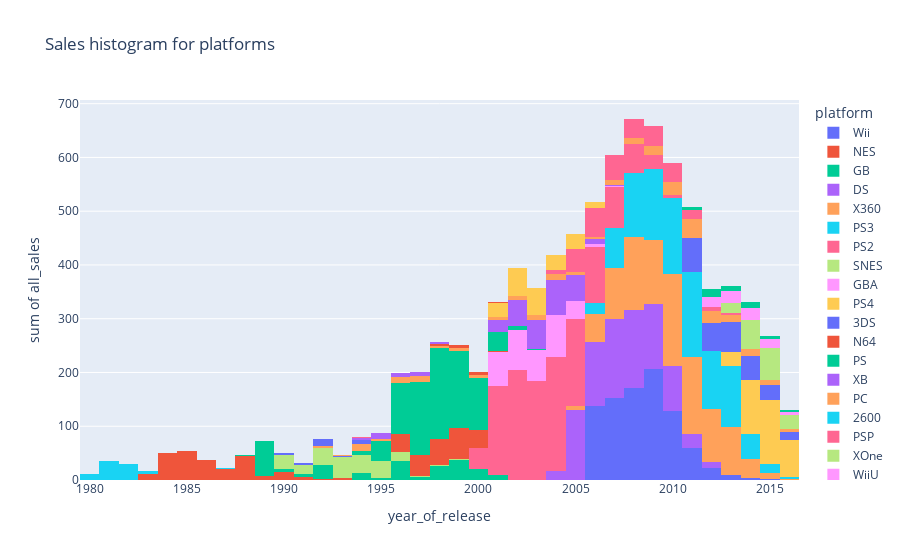

Notebook cell for this chart:
### Code cell
fig = px.histogram(df,
                   x='year_of_release',
                   y='all_sales',
                   color='platform',
                   title='Sales histogram for platforms',
                   histfunc='sum'
                   )
fig.show()

### Figure 1 — Plotly figure (JSON) as saved in the notebook; plotly's stock layout.template omitted (floating-point values rounded to 4 significant figures; data arrays with more than 128 entries replaced by an {"elided": "..."} marker saying what was removed)
{"data": [{"alignmentgroup": "True", "bingroup": "x", "histfunc": "sum", "hovertemplate": "platform=Wii<br>year_of_release=%{x}<br>sum of all_sales=%{y}<extra></extra>", "legendgroup": "Wii", "marker": {"color": "#636efa", "pattern": {"shape": ""}}, "name": "Wii", "offsetgroup": "Wii", "orientation": "v", "showlegend": true, "type": "histogram", "x": {"elided": "1286 int values"}, "xaxis": "x", "y": {"elided": "1286 float values"}, "yaxis": "y"}, {"alignmentgroup": "True", "bingroup": "x", "histfunc": "sum", "hovertemplate": "platform=NES<br>year_of_release=%{x}<br>sum of all_sales=%{y}<extra></extra>", "legendgroup": "NES", "marker": {"color": "#EF553B", "pattern": {"shape": ""}}, "name": "NES", "offsetgroup": "NES", "orientation": "v", "showlegend": true, "type": "histogram", "x": [1985, 1984, 1988, 1988, 1986, 1988, 1990, 1987, 1989, 1984, 1984, 1988, 1985, 1983, 1990, 1986, 1987, 1986, 1986, 1987, 1986, 1988, 1987, 1983, 1990, 1986, 1984, 1987, 1988, 1983, 1985, 1986, 1984, 1986, 1993, 1991, 1989, 1986, 1988, 1984, 1984, 1988, 1986, 1985, 1990, 1984, 1987, 1990, 1991, 1986, 1985, 1984, 1988, 1987, 1986, 1984, 1986, 1986, 1990, 1988, 1990, 1986, 1986, 1983, 1992, 1983, 1984, 1989, 1983, 1985, 1986, 1985, 1985, 1991, 1993, 1986, 1987, 1991, 1985, 1989, 1987, 1984, 1987, 1992, 1988, 1984, 1986, 1993, 1985, 1991, 1985, 1993, 1991, 1990, 1991, 1994, 1992, 1989], "xaxis": "x", "y": [40.24, 28.31, 17.28, 7.46, 6.5, 5.58, 4.84, 4.38, 4.17, 4.16, 4, 3.87, 3.5, 3.2, 3.12, 3.08, 3.02, 2.73, 2.65, 2.56, 2.52, 2.42, 2.4, 2.28, 2.23, 2.2, 2.17, 2.15, 2.14, 2.14, 1.96, 1.96, 1.85, 1.76, 1.75, 1.75, 1.67, 1.64, 1.56, 1.52, 1.52, 1.51, 1.5, 1.5, 1.48, 1.45, 1.42, 1.4, 1.39, 1.36, 1.32, 1.27, 1.25, 1.25, 1.23, 1.22, 1.2, 1.2, 1.19, 1.18, 1.17, 1.15, 1.15, 1.13, 1.12, 1.11, 1.1, 1.1, 1.1, 1.05, 1.05, 1.03, 1, 1, 0.98, 0.96, 0.93, 0.93, 0.92, 0.85, 0.84, 0.82, 0.81, 0.79, 0.76, 0.69, 0.57, 0.52, 0.51, 0.44, 0.41, 0.36, 0.32, 0.3, 0.28, 0.11, 0.07, 0.06], "yaxis": "y"}, {"alignmentgroup": "True", "bingroup": "x", "histfunc": "sum", "hovertemplate": "platform=GB<br>year_of_release=%{x}<br>sum of all_sales=%{y}<extra></extra>", "legendgroup": "GB", "marker": {"color": "#00cc96", "pattern": {"shape": ""}}, "name": "GB", "offsetgroup": "GB", "orientation": "v", "showlegend": true, "type": "histogram", "x": [1996, 1989, 1999, 1989, 1998, 1992, 2000, 1989, 1999, 1994, 1992, 1999, 1994, 1992, 1998, 1990, 1994, 1995, 1996, 1998, 1998, 2000, 1992, 2000, 2000, 1989, 1989, 1989, 1998, 2001, 2001, 1991, 2001, 1992, 1989, 1998, 2001, 1997, 1996, 1997, 1988, 2000, 1989, 1992, 2000, 1997, 1999, 1989, 2000, 1990, 1991, 1989, 1999, 1997, 2001, 2000, 2000, 1999, 1991, 1991, 1995, 2001, 1999, 1997, 2001, 1998, 1991, 1997, 1996, 1990, 1995, 1999, 1995, 1999, 1991, 1991, 2000, 1996, 2000, 2000, 1997, 1992, 1996, 1997, 2000, 1991, 1999, 2000, 2001, 2000, 1999, 2001, 2000, 2001, 2000, 1998, 1991], "xaxis": "x", "y": [31.38, 30.26, 23.09, 18.14, 14.64, 11.18, 6.39, 5.34, 5.31, 5.19, 5.13, 5.07, 3.91, 3.84, 3.7, 3.41, 3.08, 2.36, 2.35, 2.35, 2.21, 2.19, 2.19, 2.19, 2.18, 2.12, 1.99, 1.94, 1.93, 1.92, 1.86, 1.76, 1.73, 1.68, 1.61, 1.62, 1.56, 1.48, 1.45, 1.45, 1.43, 1.34, 1.28, 1.24, 1.23, 1.22, 1.22, 1.19, 1.18, 1.15, 1.14, 1.1, 1.1, 1, 0.89, 0.83, 0.81, 0.77, 0.76, 0.73, 0.62, 0.56, 0.54, 0.4, 0.39, 0.38, 0.38, 0.37, 0.35, 0.33, 0.32, 0.31, 0.3, 0.3, 0.28, 0.28, 0.28, 0.27, 0.27, 0.25, 0.23, 0.23, 0.23, 0.22, 0.2, 0.18, 0.17, 0.14, 0.14, 0.14, 0.12, 0.12, 0.07, 0.07, 0.07, 0.07, 0.06], "yaxis": "y"}, {"alignmentgroup": "True", "bingroup": "x", "histfunc": "sum", "hovertemplate": "platform=DS<br>year_of_release=%{x}<br>sum of all_sales=%{y}<extra></extra>", "legendgroup": "DS", "marker": {"color": "#ab63fa", "pattern": {"shape": ""}}, "name": "DS", "offsetgroup": "DS", "orientation": "v", "showlegend": true, "type": "histogram", "x": {"elided": "2121 int values"}, "xaxis": "x", "y": {"elided": "2121 float values"}, "yaxis": "y"}, {"alignmentgroup": "True", "bingroup": "x", "histfunc": "sum", "hovertemplate": "platform=X360<br>year_of_release=%{x}<br>sum of all_sales=%{y}<extra></extra>", "legendgroup": "X360", "marker": {"color": "#FFA15A", "pattern": {"shape": ""}}, "name": "X360", "offsetgroup": "X360", "orientation": "v", "showlegend": true, "type": "histogram", "x": {"elided": "1232 int values"}, "xaxis": "x", "y": {"elided": "1232 float values"}, "yaxis": "y"}, {"alignmentgroup": "True", "bingroup": "x", "histfunc": "sum", "hovertemplate": "platform=PS3<br>year_of_release=%{x}<br>sum of all_sales=%{y}<extra></extra>", "legendgroup": "PS3", "marker": {"color": "#19d3f3", "pattern": {"shape": ""}}, "name": "PS3", "offsetgroup": "PS3", "orientation": "v", "showlegend": true, "type": "histogram", "x": {"elided": "1306 int values"}, "xaxis": "x", "y": {"elided": "1306 float values"}, "yaxis": "y"}, {"alignmentgroup": "True", "bingroup": "x", "histfunc": "sum", "hovertemplate": "platform=PS2<br>year_of_release=%{x}<br>sum of all_sales=%{y}<extra></extra>", "legendgroup": "PS2", "marker": {"color": "#FF6692", "pattern": {"shape": ""}}, "name": "PS2", "offsetgroup": "PS2", "orientation": "v", "showlegend": true, "type": "histogram", "x": {"elided": "2127 int values"}, "xaxis": "x", "y": {"elided": "2127 float values"}, "yaxis": "y"}, {"alignmentgroup": "True", "bingroup": "x", "histfunc": "sum", "hovertemplate": "platform=SNES<br>year_of_release=%{x}<br>sum of all_sales=%{y}<extra></extra>", "legendgroup": "SNES", "marker": {"color": "#B6E880", "pattern": {"shape": ""}}, "name": "SNES", "offsetgroup": "SNES", "orientation": "v", "showlegend": true, "type": "histogram", "x": {"elided": "239 int values"}, "xaxis": "x", "y": {"elided": "239 float values"}, "yaxis": "y"}, {"alignmentgroup": "True", "bingroup": "x", "histfunc": "sum", "hovertemplate": "platform=GBA<br>year_of_release=%{x}<br>sum of all_sales=%{y}<extra></extra>", "legendgroup": "GBA", "marker": {"color": "#FF97FF", "pattern": {"shape": ""}}, "name": "GBA", "offsetgroup": "GBA", "orientation": "v", "showlegend": true, "type": "histogram", "x": {"elided": "811 int values"}, "xaxis": "x", "y": {"elided": "811 float values"}, "yaxis": "y"}, {"alignmentgroup": "True", "bingroup": "x", "histfunc": "sum", "hovertemplate": "platform=PS4<br>year_of_release=%{x}<br>sum of all_sales=%{y}<extra></extra>", "legendgroup": "PS4", "marker": {"color": "#FECB52", "pattern": {"shape": ""}}, "name": "PS4", "offsetgroup": "PS4", "orientation": "v", "showlegend": true, "type": "histogram", "x": {"elided": "392 int values"}, "xaxis": "x", "y": {"elided": "392 float values"}, "yaxis": "y"}, {"alignmentgroup": "True", "bingroup": "x", "histfunc": "sum", "hovertemplate": "platform=3DS<br>year_of_release=%{x}<br>sum of all_sales=%{y}<extra></extra>", "legendgroup": "3DS", "marker": {"color": "#636efa", "pattern": {"shape": ""}}, "name": "3DS", "offsetgroup": "3DS", "orientation": "v", "showlegend": true, "type": "histogram", "x": {"elided": "512 int values"}, "xaxis": "x", "y": {"elided": "512 float values"}, "yaxis": "y"}, {"alignmentgroup": "True", "bingroup": "x", "histfunc": "sum", "hovertemplate": "platform=N64<br>year_of_release=%{x}<br>sum of all_sales=%{y}<extra></extra>", "legendgroup": "N64", "marker": {"color": "#EF553B", "pattern": {"shape": ""}}, "name": "N64", "offsetgroup": "N64", "orientation": "v", "showlegend": true, "type": "histogram", "x": {"elided": "316 int values"}, "xaxis": "x", "y": {"elided": "316 float values"}, "yaxis": "y"}, {"alignmentgroup": "True", "bingroup": "x", "histfunc": "sum", "hovertemplate": "platform=PS<br>year_of_release=%{x}<br>sum of all_sales=%{y}<extra></extra>", "legendgroup": "PS", "marker": {"color": "#00cc96", "pattern": {"shape": ""}}, "name": "PS", "offsetgroup": "PS", "orientation": "v", "showlegend": true, "type": "histogram", "x": {"elided": "1190 int values"}, "xaxis": "x", "y": {"elided": "1190 float values"}, "yaxis": "y"}, {"alignmentgroup": "True", "bingroup": "x", "histfunc": "sum", "hovertemplate": "platform=XB<br>year_of_release=%{x}<br>sum of all_sales=%{y}<extra></extra>", "legendgroup": "XB", "marker": {"color": "#ab63fa", "pattern": {"shape": ""}}, "name": "XB", "offsetgroup": "XB", "orientation": "v", "showlegend": true, "type": "histogram", "x": {"elided": "803 int values"}, "xaxis": "x", "y": {"elided": "803 float values"}, "yaxis": "y"}, {"alignmentgroup": "True", "bingroup": "x", "histfunc": "sum", "hovertemplate": "platform=PC<br>year_of_release=%{x}<br>sum of all_sales=%{y}<extra></extra>", "legendgroup": "PC", "marker": {"color": "#FFA15A", "pattern": {"shape": ""}}, "name": "PC", "offsetgroup": "PC", "orientation": "v", "showlegend": true, "type": "histogram", "x": {"elided": "957 int values"}, "xaxis": "x", "y": {"elided": "957 float values"}, "yaxis": "y"}, {"alignmentgroup": "True", "bingroup": "x", "histfunc": "sum", "hovertemplate": "platform=2600<br>year_of_release=%{x}<br>sum of all_sales=%{y}<extra></extra>", "legendgroup": "2600", "marker": {"color": "#19d3f3", "pattern": {"shape": ""}}, "name": "2600", "offsetgroup": "2600", "orientation": "v", "showlegend": true, "type": "histogram", "x": [1982, 1981, 1980, 1980, 1981, 1981, 1981, 1981, 1982, 1981, 1982, 1981, 1981, 1983, 1981, 1982, 1980, 1982, 1981, 1982, 1982, 1981, 1980, 1981, 1981, 1982, 1981, 1981, 1982, 1983, 1982, 1981, 1980, 1983, 1981, 1982, 1981, 1981, 1982, 1987, 1982, 1982, 1982, 1981, 1981, 1982, 1982, 1982, 1982, 1988, 1983, 1982, 1982, 1981, 1982, 1980, 1983, 1981, 1989, 1987, 1983, 1985, 1981, 1987, 1981, 1981, 1983, 1981, 1982, 1982, 1981, 1981, 1982, 1986, 1981, 1981, 1980, 1983, 1982, 1981, 1982, 1981, 1983, 1981, 1982, 1982, 1981, 1986, 1983, 1981, 1982, 1982, 1984, 1980, 1981, 1987, 1982, 1981, 1980, 1988, 1981, 1981, 1982, 1981, 1981, 1981, 1981, 1983, 1982, 1981, 1982, 1989, 1982, 1981, 1987, 1987], "xaxis": "x", "y": [7.81, 4.5, 4.31, 2.76, 2.2, 2.13, 1.97, 1.66, 1.64, 1.6, 1.59, 1.46, 1.35, 1.31, 1.27, 1.18, 1.15, 1.12, 1.1, 1.1, 1.08, 1.05, 1.05, 0.96, 0.93, 0.87, 0.82, 0.79, 0.78, 0.78, 0.78, 0.77, 0.77, 0.77, 0.73, 0.72, 0.7, 0.67, 0.67, 0.65, 0.63, 0.62, 0.62, 0.59, 0.59, 0.59, 0.56, 0.54, 0.54, 0.51, 0.51, 0.51, 0.5, 0.5, 0.5, 0.5, 0.49, 0.48, 0.48, 0.46, 0.46, 0.45, 0.44, 0.44, 0.45, 0.42, 0.4, 0.4, 0.39, 0.39, 0.39, 0.38, 0.37, 0.37, 0.37, 0.35, 0.34, 0.34, 0.34, 0.34, 0.34, 0.34, 0.33, 0.32, 0.32, 0.31, 0.31, 0.3, 0.29, 0.29, 0.28, 0.28, 0.27, 0.27, 0.25, 0.25, 0.24, 0.23, 0.23, 0.23, 0.23, 0.22, 0.22, 0.22, 0.22, 0.21, 0.19, 0.16, 0.16, 0.16, 0.15, 0.15, 0.14, 0.13, 0.07, 0.07], "yaxis": "y"}, {"alignmentgroup": "True", "bingroup": "x", "histfunc": "sum", "hovertemplate": "platform=PSP<br>year_of_release=%{x}<br>sum of all_sales=%{y}<extra></extra>", "legendgroup": "PSP", "marker": {"color": "#FF6692", "pattern": {"shape": ""}}, "name": "PSP", "offsetgroup": "PSP", "orientation": "v", "showlegend": true, "type": "histogram", "x": {"elided": "1193 int values"}, "xaxis": "x", "y": {"elided": "1193 float values"}, "yaxis": "y"}, {"alignmentgroup": "True", "bingroup": "x", "histfunc": "sum", "hovertemplate": "platform=XOne<br>year_of_release=%{x}<br>sum of all_sales=%{y}<extra></extra>", "legendgroup": "XOne", "marker": {"color": "#B6E880", "pattern": {"shape": ""}}, "name": "XOne", "offsetgroup": "XOne", "orientation": "v", "showlegend": true, "type": "histogram", "x": {"elided": "247 int values"}, "xaxis": "x", "y": {"elided": "247 float values"}, "yaxis": "y"}, {"alignmentgroup": "True", "bingroup": "x", "histfunc": "sum", "hovertemplate": "platform=WiiU<br>year_of_release=%{x}<br>sum of all_sales=%{y}<extra></extra>", "legendgroup": "WiiU", "marker": {"color": "#FF97FF", "pattern": {"shape": ""}}, "name": "WiiU", "offsetgroup": "WiiU", "orientation": "v", "showlegend": true, "type": "histogram", "x": {"elided": "147 int values"}, "xaxis": "x", "y": {"elided": "147 float values"}, "yaxis": "y"}, {"alignmentgroup": "True", "bingroup": "x", "histfunc": "sum", "hovertemplate": "platform=GC<br>year_of_release=%{x}<br>sum of all_sales=%{y}<extra></extra>", "legendgroup": "GC", "marker": {"color": "#FECB52", "pattern": {"shape": ""}}, "name": "GC", "offsetgroup": "GC", "orientation": "v", "showlegend": true, "type": "histogram", "x": {"elided": "542 int values"}, "xaxis": "x", "y": {"elided": "542 float values"}, "yaxis": "y"}, {"alignmentgroup": "True", "bingroup": "x", "histfunc": "sum", "hovertemplate": "platform=GEN<br>year_of_release=%{x}<br>sum of all_sales=%{y}<extra></extra>", "legendgroup": "GEN", "marker": {"color": "#636efa", "pattern": {"shape": ""}}, "name": "GEN", "offsetgroup": "GEN", "orientation": "v", "showlegend": true, "type": "histogram", "x": [1992, 1991, 1992, 1990, 1992, 1994, 1994, 1992, 1994, 1994, 1994, 1994, 1993, 1993, 1994, 1992, 1992, 1994, 1994, 1993, 1993, 1993, 1993, 1993, 1994, 1994, 1994], "xaxis": "x", "y": [6.02, 4.33, 2.67, 2.6, 2.05, 1.82, 1.76, 1.65, 1.42, 1.34, 1.12, 0.26, 0.19, 0.15, 0.14, 0.13, 0.12, 0.08, 0.08, 0.07, 0.07, 0.07, 0.05, 0.05, 0.04, 0.04, 0.03], "yaxis": "y"}, {"alignmentgroup": "True", "bingroup": "x", "histfunc": "sum", "hovertemplate": "platform=DC<br>year_of_release=%{x}<br>sum of all_sales=%{y}<extra></extra>", "legendgroup": "DC", "marker": {"color": "#EF553B", "pattern": {"shape": ""}}, "name": "DC", "offsetgroup": "DC", "orientation": "v", "showlegend": true, "type": "histogram", "x": [1998, 2000, 1999, 1999, 2000, 2000, 1999, 1999, 1998, 1999, 1999, 2001, 1999, 2002, 1998, 1999, 2000, 2000, 2000, 2001, 2000, 1999, 2001, 1998, 2000, 2000, 2000, 2001, 2001, 2000, 1999, 1999, 1999, 2000, 2000, 1999, 2000, 1998, 2000, 2000, 2001, 1998, 2000, 1998, 2000, 2000, 1999, 2001, 2001, 2008, 2000, 2007], "xaxis": "x", "y": [2.41, 1.81, 1.19, 1.18, 1.14, 1.09, 0.52, 0.41, 0.37, 0.36, 0.34, 0.33, 0.32, 0.29, 0.26, 0.23, 0.22, 0.2, 0.2, 0.19, 0.18, 0.17, 0.15, 0.14, 0.14, 0.14, 0.13, 0.12, 0.12, 0.11, 0.1, 0.1, 0.1, 0.1, 0.09, 0.09, 0.08, 0.08, 0.08, 0.07, 0.07, 0.06, 0.06, 0.06, 0.06, 0.05, 0.05, 0.05, 0.04, 0.04, 0.04, 0.02], "yaxis": "y"}, {"alignmentgroup": "True", "bingroup": "x", "histfunc": "sum", "hovertemplate": "platform=PSV<br>year_of_release=%{x}<br>sum of all_sales=%{y}<extra></extra>", "legendgroup": "PSV", "marker": {"color": "#00cc96", "pattern": {"shape": ""}}, "name": "PSV", "offsetgroup": "PSV", "orientation": "v", "showlegend": true, "type": "histogram", "x": {"elided": "429 int values"}, "xaxis": "x", "y": {"elided": "429 float values"}, "yaxis": "y"}, {"alignmentgroup": "True", "bingroup": "x", "histfunc": "sum", "hovertemplate": "platform=SAT<br>year_of_release=%{x}<br>sum of all_sales=%{y}<extra></extra>", "legendgroup": "SAT", "marker": {"color": "#ab63fa", "pattern": {"shape": ""}}, "name": "SAT", "offsetgroup": "SAT", "orientation": "v", "showlegend": true, "type": "histogram", "x": {"elided": "173 int values"}, "xaxis": "x", "y": {"elided": "173 float values"}, "yaxis": "y"}, {"alignmentgroup": "True", "bingroup": "x", "histfunc": "sum", "hovertemplate": "platform=SCD<br>year_of_release=%{x}<br>sum of all_sales=%{y}<extra></extra>", "legendgroup": "SCD", "marker": {"color": "#FFA15A", "pattern": {"shape": ""}}, "name": "SCD", "offsetgroup": "SCD", "orientation": "v", "showlegend": true, "type": "histogram", "x": [1993, 1994, 1994, 1994, 1994, 1994], "xaxis": "x", "y": [1.5, 0.14, 0.07, 0.06, 0.05, 0.04], "yaxis": "y"}, {"alignmentgroup": "True", "bingroup": "x", "histfunc": "sum", "hovertemplate": "platform=WS<br>year_of_release=%{x}<br>sum of all_sales=%{y}<extra></extra>", "legendgroup": "WS", "marker": {"color": "#19d3f3", "pattern": {"shape": ""}}, "name": "WS", "offsetgroup": "WS", "orientation": "v", "showlegend": true, "type": "histogram", "x": [2000, 1999, 2001, 1999, 2000, 2001], "xaxis": "x", "y": [0.51, 0.28, 0.25, 0.18, 0.17, 0.03], "yaxis": "y"}, {"alignmentgroup": "True", "bingroup": "x", "histfunc": "sum", "hovertemplate": "platform=NG<br>year_of_release=%{x}<br>sum of all_sales=%{y}<extra></extra>", "legendgroup": "NG", "marker": {"color": "#FF6692", "pattern": {"shape": ""}}, "name": "NG", "offsetgroup": "NG", "orientation": "v", "showlegend": true, "type": "histogram", "x": [1994, 1994, 1995, 1994, 1993, 1994, 1995, 1993, 1996, 1996, 1995, 1995], "xaxis": "x", "y": [0.25, 0.23, 0.2, 0.2, 0.14, 0.12, 0.08, 0.07, 0.06, 0.04, 0.03, 0.02], "yaxis": "y"}, {"alignmentgroup": "True", "bingroup": "x", "histfunc": "sum", "hovertemplate": "platform=TG16<br>year_of_release=%{x}<br>sum of all_sales=%{y}<extra></extra>", "legendgroup": "TG16", "marker": {"color": "#B6E880", "pattern": {"shape": ""}}, "name": "TG16", "offsetgroup": "TG16", "orientation": "v", "showlegend": true, "type": "histogram", "x": [1995, 1995], "xaxis": "x", "y": [0.14, 0.02], "yaxis": "y"}, {"alignmentgroup": "True", "bingroup": "x", "histfunc": "sum", "hovertemplate": "platform=3DO<br>year_of_release=%{x}<br>sum of all_sales=%{y}<extra></extra>", "legendgroup": "3DO", "marker": {"color": "#FF97FF", "pattern": {"shape": ""}}, "name": "3DO", "offsetgroup": "3DO", "orientation": "v", "showlegend": true, "type": "histogram", "x": [1995, 1994, 1995], "xaxis": "x", "y": [0.06, 0.02, 0.02], "yaxis": "y"}, {"alignmentgroup": "True", "bingroup": "x", "histfunc": "sum", "hovertemplate": "platform=GG<br>year_of_release=%{x}<br>sum of all_sales=%{y}<extra></extra>", "legendgroup": "GG", "marker": {"color": "#FECB52", "pattern": {"shape": ""}}, "name": "GG", "offsetgroup": "GG", "orientation": "v", "showlegend": true, "type": "histogram", "x": [1992], "xaxis": "x", "y": [0.04], "yaxis": "y"}, {"alignmentgroup": "True", "bingroup": "x", "histfunc": "sum", "hovertemplate": "platform=PCFX<br>year_of_release=%{x}<br>sum of all_sales=%{y}<extra></extra>", "legendgroup": "PCFX", "marker": {"color": "#636efa", "pattern": {"shape": ""}}, "name": "PCFX", "offsetgroup": "PCFX", "orientation": "v", "showlegend": true, "type": "histogram", "x": [1996], "xaxis": "x", "y": [0.03], "yaxis": "y"}], "layout": {"barmode": "relative", "legend": {"title": {"text": "platform"}, "tracegroupgap": 0}, "title": {"text": "Sales histogram for platforms"}, "xaxis": {"anchor": "y", "domain": [0, 1], "title": {"text": "year_of_release"}}, "yaxis": {"anchor": "x", "domain": [0, 1], "title": {"text": "sum of all_sales"}}}}
